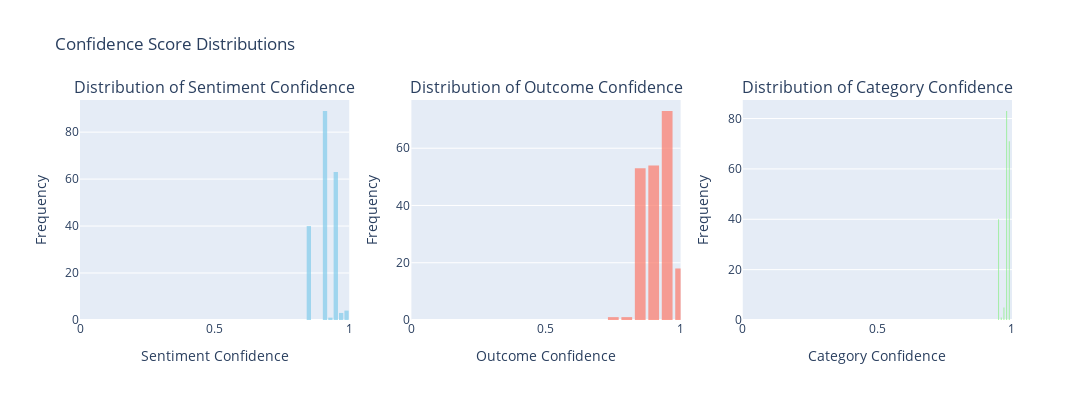

Notebook cell for this chart:
### Code cell
sentiment_confidence = transcript_data['sentiment_confidence'].dropna()
outcome_confidence = transcript_data['outcome_confidence'].dropna()
category_confidence = transcript_data['category_confidence'].dropna()

fig = make_subplots(
    rows=1, cols=3, 
    subplot_titles=(
        'Distribution of Sentiment Confidence',
        'Distribution of Outcome Confidence',
        'Distribution of Category Confidence'
    )
)

fig.add_trace(
    go.Histogram(
        x=sentiment_confidence,
        nbinsx=10,
        marker_color='skyblue',
        opacity=0.75,
        name='Sentiment Confidence',
    ),
    row=1, col=1
)

fig.add_trace(
    go.Histogram(
        x=outcome_confidence,
        nbinsx=10,
        marker_color='salmon',
        opacity=0.75,
        name='Outcome Confidence',
    ),
    row=1, col=2
)

fig.add_trace(
    go.Histogram(
        x=category_confidence,
        nbinsx=10,
        marker_color='lightgreen',
        opacity=0.75,
        name='Category Confidence',
    ),
    row=1, col=3
)

for i in range(1, 4):
    fig.update_xaxes(range=[0, 1], row=1, col=i)
    fig.update_yaxes(title_text='Frequency', row=1, col=i)

fig.update_xaxes(title_text='Sentiment Confidence', row=1, col=1)
fig.update_xaxes(title_text='Outcome Confidence', row=1, col=2)
fig.update_xaxes(title_text='Category Confidence', row=1, col=3)

fig.update_layout(
    title_text='Confidence Score Distributions',
    bargap=0.2,
    width=1200,
    height=400,
    showlegend=False,
)

fig.show()

### Figure 1 — Plotly figure (JSON) as saved in the notebook; plotly's stock layout.template omitted (floating-point values rounded to 4 significant figures; data arrays with more than 128 entries replaced by an {"elided": "..."} marker saying what was removed)
{"data": [{"marker": {"color": "skyblue"}, "name": "Sentiment Confidence", "nbinsx": 10, "opacity": 0.75, "type": "histogram", "x": {"elided": "200 float values"}, "xaxis": "x", "yaxis": "y"}, {"marker": {"color": "salmon"}, "name": "Outcome Confidence", "nbinsx": 10, "opacity": 0.75, "type": "histogram", "x": {"elided": "200 float values"}, "xaxis": "x2", "yaxis": "y2"}, {"marker": {"color": "lightgreen"}, "name": "Category Confidence", "nbinsx": 10, "opacity": 0.75, "type": "histogram", "x": {"elided": "200 float values"}, "xaxis": "x3", "yaxis": "y3"}], "layout": {"annotations": [{"font": {"size": 16}, "showarrow": false, "text": "Distribution of Sentiment Confidence", "x": 0.1444, "xanchor": "center", "xref": "paper", "y": 1, "yanchor": "bottom", "yref": "paper"}, {"font": {"size": 16}, "showarrow": false, "text": "Distribution of Outcome Confidence", "x": 0.5, "xanchor": "center", "xref": "paper", "y": 1, "yanchor": "bottom", "yref": "paper"}, {"font": {"size": 16}, "showarrow": false, "text": "Distribution of Category Confidence", "x": 0.8556, "xanchor": "center", "xref": "paper", "y": 1, "yanchor": "bottom", "yref": "paper"}], "bargap": 0.2, "height": 400, "showlegend": false, "title": {"text": "Confidence Score Distributions"}, "width": 1200, "xaxis": {"anchor": "y", "domain": [0, 0.2889], "range": [0, 1], "title": {"text": "Sentiment Confidence"}, "type": "linear"}, "xaxis2": {"anchor": "y2", "domain": [0.3556, 0.6444], "range": [0, 1], "title": {"text": "Outcome Confidence"}, "type": "linear"}, "xaxis3": {"anchor": "y3", "domain": [0.7111, 1], "range": [0, 1], "title": {"text": "Category Confidence"}, "type": "linear"}, "yaxis": {"anchor": "x", "autorange": true, "domain": [0, 1], "range": [0, 93.68], "title": {"text": "Frequency"}}, "yaxis2": {"anchor": "x2", "autorange": true, "domain": [0, 1], "range": [0, 76.84], "title": {"text": "Frequency"}}, "yaxis3": {"anchor": "x3", "autorange": true, "domain": [0, 1], "range": [0, 87.37], "title": {"text": "Frequency"}}}}
